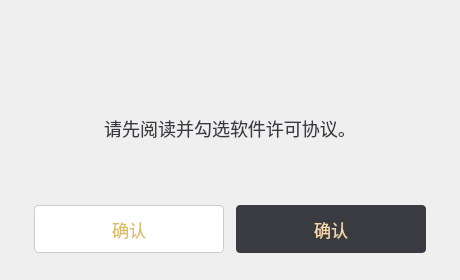
<?xml version="1.0" encoding="UTF-8"?>
<ui version="4.0">
 <class>QtWidgetsMessageBox2</class>
 <widget class="QWidget" name="QtWidgetsMessageBox2">
  <property name="geometry">
   <rect>
    <x>0</x>
    <y>0</y>
    <width>460</width>
    <height>280</height>
   </rect>
  </property>
  <property name="windowTitle">
   <string>提示</string>
  </property>
  <property name="styleSheet">
   <string notr="true"/>
  </property>
  <widget class="QPushButton" name="pushButton_OK">
   <property name="geometry">
    <rect>
     <x>236</x>
     <y>205</y>
     <width>190</width>
     <height>48</height>
    </rect>
   </property>
   <property name="font">
    <font>
     <family>微软雅黑</family>
     <pointsize>13</pointsize>
    </font>
   </property>
   <property name="styleSheet">
    <string notr="true">QPushButton{
background-color:rgb(57, 59, 64);
color:rgb(244, 216, 168);
border:none;
border-radius:4px;
}
QPushButton:hover {
background-color:rgb(77, 79, 83);
}
QPushButton:pressed {
background-color:rgb(57, 59, 64);
}</string>
   </property>
   <property name="text">
    <string>确认</string>
   </property>
  </widget>
  <widget class="QLabel" name="label_Message">
   <property name="geometry">
    <rect>
     <x>30</x>
     <y>115</y>
     <width>400</width>
     <height>71</height>
    </rect>
   </property>
   <property name="font">
    <font>
     <family>微软雅黑</family>
     <pointsize>-1</pointsize>
     <stylestrategy>PreferDefault</stylestrategy>
     <kerning>true</kerning>
    </font>
   </property>
   <property name="styleSheet">
    <string notr="true">QLabel{
color:rgb(57, 59, 64);
font-size:18px;
}</string>
   </property>
   <property name="text">
    <string>请先阅读并勾选软件许可协议。</string>
   </property>
   <property name="alignment">
    <set>Qt::AlignHCenter|Qt::AlignTop</set>
   </property>
   <property name="wordWrap">
    <bool>true</bool>
   </property>
  </widget>
  <widget class="QLabel" name="BackgrouundImageRect">
   <property name="geometry">
    <rect>
     <x>0</x>
     <y>0</y>
     <width>460</width>
     <height>280</height>
    </rect>
   </property>
   <property name="styleSheet">
    <string notr="true">QLabel{
background-image:url(:/BackgroundImage/resource/QMessageBox/bg.png);
}
</string>
   </property>
   <property name="text">
    <string/>
   </property>
  </widget>
  <widget class="QPushButton" name="pushButton_Cancel">
   <property name="geometry">
    <rect>
     <x>34</x>
     <y>205</y>
     <width>190</width>
     <height>48</height>
    </rect>
   </property>
   <property name="font">
    <font>
     <family>微软雅黑</family>
     <pointsize>13</pointsize>
    </font>
   </property>
   <property name="styleSheet">
    <string notr="true">QPushButton{
background-color:rgb(255, 255, 255);
color:rgb(220, 188, 96);
border:1px solid rgb(204, 204, 204);
border-radius:4px;
}
QPushButton:hover {
background-color:rgb(251, 248, 239);
}
QPushButton:pressed {
background-color:rgb(236, 233, 224);
}</string>
   </property>
   <property name="text">
    <string>确认</string>
   </property>
  </widget>
  <widget class="QLabel" name="TitleLabelRect">
   <property name="geometry">
    <rect>
     <x>0</x>
     <y>0</y>
     <width>460</width>
     <height>30</height>
    </rect>
   </property>
   <property name="text">
    <string/>
   </property>
  </widget>
  <zorder>BackgrouundImageRect</zorder>
  <zorder>pushButton_OK</zorder>
  <zorder>label_Message</zorder>
  <zorder>pushButton_Cancel</zorder>
  <zorder>TitleLabelRect</zorder>
 </widget>
 <layoutdefault spacing="6" margin="11"/>
 <resources>
  <include location="QtWidgetsMessageBox.qrc"/>
  <include location="InstallationPackage.qrc"/>
 </resources>
 <connections/>
</ui>
